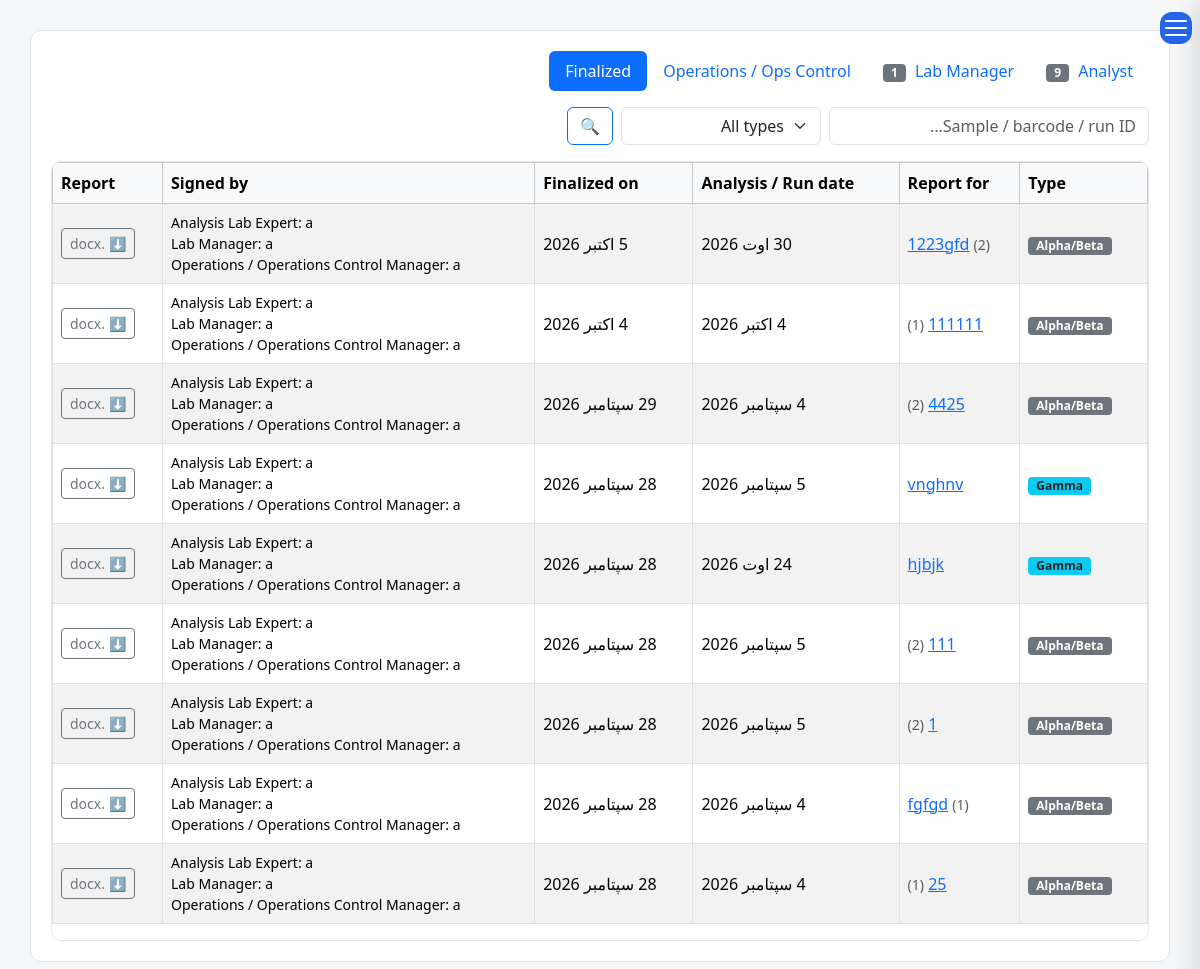
The app's page /laboratory/reports/finalized/ (signed in) with its own data.
### laboratory/models.py (models this page shows, shortened)
class AnalysisApproval(models.Model):
    analysis = models.ForeignKey(
        Analysis, related_name="approvals", on_delete=models.CASCADE, null=True, blank=True,
    )
    counting_run = models.ForeignKey(
        AlphaBetaCountingRun, related_name="approvals", on_delete=models.CASCADE, null=True, blank=True,
    )
    role = models.CharField(_("Role"), max_length=20, choices=LabApprovalRole.choices)
    order = models.PositiveSmallIntegerField(default=1)
    status = models.CharField(
        _("Status"), max_length=15, choices=LabApprovalStatus.choices, default=LabApprovalStatus.PENDING,
    )
    user = models.ForeignKey(settings.AUTH_USER_MODEL, on_delete=models.SET_NULL, null=True, blank=True)
    signed_date = models.DateField(null=True, blank=True)
    signature = models.ImageField(upload_to="laboratory/signatures/", null=True, blank=True)
    comments = models.TextField(_("Comments"), blank=True)
    class Meta:
        ordering = ["order"]
        verbose_name = _("Lab Approval")
        verbose_name_plural = _("Lab Approvals")
        constraints = [
            models.CheckConstraint(
                condition=(models.Q(analysis__isnull=False, counting_run__isnull=True)
                       | models.Q(analysis__isnull=True, counting_run__isnull=False)),
                name="approval_exactly_one_target",
            )
        ]

class Analysis(models.Model):
    sample = models.OneToOneField(
        Sample, verbose_name=_("Sample"), on_delete=models.CASCADE, related_name="analysis"
    )
    counting_run = models.ForeignKey(
        AlphaBetaCountingRun, verbose_name=_("Counting Run"),
        on_delete=models.SET_NULL, null=True, blank=True, related_name="analyses",
    )
    detector_type = models.CharField(_("Detector Type"), max_length=30, choices=CounterType.choices)
    analysis_date = models.DateField(_("Analysis Date"), null=True, blank=True)
    counting_duration_seconds = models.PositiveIntegerField(
        _("Counting Duration (seconds)"), null=True, blank=True,
    )
    total_alpha = models.DecimalField(_("Total Alpha (Bq)"), max_digits=20, decimal_places=5, blank=True, null=True)
    total_beta = models.DecimalField(_("Total Beta (Bq)"), max_digits=20, decimal_places=5, blank=True, null=True)
    alpha_uncertainty = models.DecimalField(_("Alpha uncertainty ±2s"), max_digits=20, decimal_places=5, null=True, blank=True)
    beta_uncertainty = models.DecimalField(_("Beta uncertainty ±2s"), max_digits=20, decimal_places=5, null=True, blank=True)
    alpha_mda = models.DecimalField(_("MDA Alpha"), max_digits=20, decimal_places=5, null=True, blank=True)
    beta_mda = models.DecimalField(_("MDA Beta"), max_digits=20, decimal_places=5, null=True, blank=True)
    analyst = models.ForeignKey(settings.AUTH_USER_MODEL, verbose_name=_("Analyst"), on_delete=models.SET_NULL, null=True)
    approved = models.BooleanField(_("Approved"), default=False)
    is_latest = models.BooleanField(_("Is Latest"), default=True)
    reviewed_by = models.ForeignKey(
        settings.AUTH_USER_MODEL, verbose_name=_("Reviewed By"),
        on_delete=models.SET_NULL, null=True, blank=True, related_name="reviewed_analyses",
    )
    review_date = models.DateField(_("Review Date"), blank=True, null=True)
    analysis_notes = models.TextField(_("Analysis Notes"), blank=True, null=True)
    created_at = models.DateTimeField(_("Created At"), auto_now_add=True)
    class Meta:
        ordering = ["-analysis_date", "-created_at"]
        verbose_name = _("Analysis")
        verbose_name_plural = _("Analyses")

class AlphaBetaCountingRun(models.Model):
    run_id = models.CharField(_("Run ID"), max_length=50, unique=True)
    run_date = models.DateField(_("Counting Date"),null=True)
    counting_duration_seconds = models.PositiveIntegerField(
        _("Counting Duration (seconds)"), null=True, blank=True,
    )
    applicant_name = models.CharField(
        _("Applicant Name"), max_length=255, blank=True, null=True,
        help_text=_("Printed on the report header. Leave blank to fall back to listing the "
                    "applicant names recorded on this run's own samples."),
    )
    sample_stage = models.CharField(
        _("Sample Stage"), max_length=20, choices=SampleStage.choices, blank=True, null=True,
        help_text=_("Applied to every sample added at run creation — they're all collected together."),
    )
    counting_completed = models.BooleanField(
        _("Counting Completed"), default=False,
        help_text=_("Set once the lab has entered counting duration and MDAs — distinguishes "
                    "'awaiting counting' from 'ready to report' at a glance."),
    )
    sampling_location = models.CharField(_("Sampling Location"), max_length=255, blank=True, null=True)
    sampling_date_from = models.DateField(_("Sampling Date (From)"), null=True, blank=True)
    sampling_date_to = models.DateField(
        _("Sampling Date (To)"), null=True, blank=True,
        help_text=_("Leave blank if sampling happened on a single date."),
    )
    alpha_mda_mbq = models.DecimalField(
        _("MDA Alpha (mBq)"), max_digits=20, decimal_places=5, null=True, blank=True,
    )
    beta_mda_mbq = models.DecimalField(
        _("MDA Beta (mBq)"), max_digits=20, decimal_places=5, null=True, blank=True,
    )
    alpha_calibration_nuclide = models.ForeignKey(
        "reference.Nuclides", verbose_name=_("Alpha Calibration Nuclide"), on_delete=models.SET_NULL,
        null=True, blank=True, related_name="+",
        help_text=_("Nuclide this counter's alpha channel was calibrated against. \"Pure alpha\" is "
                    "reported as this nuclide's equivalent activity."),
    )
    beta_calibration_nuclide = models.ForeignKey(
        "reference.Nuclides", verbose_name=_("Beta Calibration Nuclide"), on_delete=models.SET_NULL,
        null=True, blank=True, related_name="+",
        help_text=_("Same idea, for the beta channel."),
    )
    alpha_efficiency_correction_factor = models.FloatField(
        _("Alpha Efficiency Correction Factor"), null=True, blank=True,
        help_text=_("Optional manual multiplier for pure alpha — only if you've independently "
                    "determined the efficiency ratio between the calibration nuclide and whatever you "
                    "believe actually dominates the unidentified fraction. Leave blank for no "
                    "correction (recommended unless you have that data)."),
    )
    beta_efficiency_correction_factor = models.FloatField(
        _("Beta Efficiency Correction Factor"), null=True, blank=True,
        help_text=_("Same idea, for pure beta."),
    )
    notes = models.TextField(_("Notes"), blank=True, null=True)
    created_by = models.ForeignKey(
        settings.AUTH_USER_MODEL, verbose_name=_("Created By"),
        on_delete=models.SET_NULL, null=True, related_name="counting_runs_created",
    )
    created_at = models.DateTimeField(_("Created At"), auto_now_add=True)
    approved = models.BooleanField(_("Approved"), default=False)
    class Meta:
        ordering = ["-run_date", "-id"]
        verbose_name = _("Alpha/Beta Counting Run")
        verbose_name_plural = _("Alpha/Beta Counting Runs")
    @property
    def sample_count(self):
        return self.analyses.count()

class AnalysisAttachment(models.Model):
    analysis = models.ForeignKey(
        Analysis, related_name="attachments", on_delete=models.CASCADE, null=True, blank=True,
    )
    counting_run = models.ForeignKey(
        AlphaBetaCountingRun, related_name="attachments", on_delete=models.CASCADE, null=True, blank=True,
    )
    attachment_type = models.CharField(
        _("Attachment Type"), max_length=15, choices=LabAttachmentType.choices, default=LabAttachmentType.OTHER,
    )
    file = models.FileField(_("File"), upload_to="laboratory/attachments/")
    content_page_count = models.PositiveSmallIntegerField(
        _("Content Page Count"), null=True, blank=True,
        help_text=_("Set automatically when the report is generated — how many pages are the actual "
                    "report, before any signature page. Lets re-signing strip the old signature page "
                    "and append a fresh one without cutting into real content."),
    )
    description = models.CharField(_("Description"), max_length=200, blank=True)
    uploaded_by = models.ForeignKey(
        settings.AUTH_USER_MODEL, on_delete=models.SET_NULL, null=True, blank=True,
    )
    uploaded_at = models.DateTimeField(auto_now_add=True)
    class Meta:
        constraints = [
            models.CheckConstraint(
                condition=(models.Q(analysis__isnull=False, counting_run__isnull=True)
                       | models.Q(analysis__isnull=True, counting_run__isnull=False)),
                name="attachment_exactly_one_target",
            )
        ]

class Sample(models.Model):
    sample_id = models.CharField(_("Sample ID"), max_length=50, unique=True)
    batch = models.ForeignKey(
        WasteBatch, verbose_name=_("Waste Batch"), on_delete=models.PROTECT,
        related_name="samples", null=True, blank=True,
    )
    applicant_name = models.CharField(
        _("Applicant name"), max_length=255, blank=True, null=True,
        help_text=_("Name of the applicant company or unit."),
    )
    sample_type = models.CharField(_("Sample type"), max_length=50, blank=True, null=True)
    description = models.CharField(
        _("Description"), max_length=255, blank=True, null=True,
        help_text=_("For standalone samples not linked to a waste batch."),
    )
    sample_stage = models.CharField(_("Sample Stage"), max_length=20, choices=SampleStage.choices)
    analysis_type = models.CharField(
        _("Analysis type"), max_length=30, choices=CounterType.choices, blank=True, default="",
        help_text=_("Which detector this sample will be counted on — decides which report it gets."),
    )
    sampling_date = models.DateTimeField(_("Sampling Date"))
    sampling_location = models.CharField(_("Sampling location"), max_length=50, blank=True, null=True)
    sample_mass_kg = models.DecimalField(
        _("Sample Mass (kg)"), max_digits=10, decimal_places=5, blank=True, null=True
    )
    sample_volume_ml = models.DecimalField(
        _("Sample Volume (ml)"), max_digits=12, decimal_places=3, null=True, blank=True
    )
    urgent = models.BooleanField(_("Urgent"), default=False)
    status = models.CharField(
        _("Status"), max_length=20, choices=SampleStatus.choices, default=SampleStatus.COLLECTED
    )
    collected_by = models.ForeignKey(
        settings.AUTH_USER_MODEL, verbose_name=_("Collected By"),
        on_delete=models.SET_NULL, null=True, related_name="samples_collected",
    )
    remarks = models.TextField(_("Remarks"), blank=True, null=True)
    sample_code_barcode = models.CharField(
        _("Barcode"), max_length=100, unique=True, blank=True, null=True
    )
    sent_to_lab_date = models.DateField(_("Sent To Lab Date"), blank=True, null=True)
    lab_received_date = models.DateField(_("Lab Received Date"), blank=True, null=True)
    lab_comments = models.TextField(_("Lab Comments"), blank=True, null=True)
    created_at = models.DateTimeField(_("Created At"), auto_now_add=True)
    rejected_by = models.ForeignKey(
        settings.AUTH_USER_MODEL, verbose_name=_("Rejected By"), on_delete=models.SET_NULL,
        null=True, blank=True, related_name="samples_rejected",
    )
    rejected_at = models.DateTimeField(_("Rejected At"), null=True, blank=True)
    rejection_reason = models.TextField(_("Rejection Reason"), blank=True, default="")
    rejection_seen = models.BooleanField(default=True)
    class Meta:
        ordering = ["-urgent", "sampling_date"]
        verbose_name = _("Sample")
        verbose_name_plural = _("Samples")

### laboratory/views.py (the view)
# urls.py: path("reports/finalized/", views.finalized_reports, name="finalized_reports"),
def finalized_reports(request):
    search = request.GET.get("search", "").strip()
    kind = request.GET.get("kind", "")
    gamma = (
        Analysis.objects.filter(approved=True, approvals__isnull=False)
        .select_related("sample").prefetch_related("attachments", "approvals__user").distinct()
    )
    runs = AlphaBetaCountingRun.objects.filter(approved=True).prefetch_related("attachments", "approvals__user")
    if search:
        gamma = gamma.filter(Q(sample__sample_id__icontains=search) | Q(sample__sample_code_barcode__icontains=search))
        runs = runs.filter(run_id__icontains=search)
    def finalized_on(approvals):
        return max((s.signed_date for s in approvals if s.signed_date), default=None)
    rows = []
    if kind in ("", "gamma"):
        for a in gamma:
            approvals = list(a.approvals.all())
            rows.append({
                "kind": "gamma", "label": a.sample.sample_id, "extra": "",
                "url": reverse("sample_detail", args=[a.sample_id]),
                "date": a.analysis_date, "finalized_on": finalized_on(approvals),
                "approvals": approvals, "attachments": a.attachments.all(),
            })
    if kind in ("", "alpha-beta"):
        for r in runs:
            approvals = list(r.approvals.all())
            rows.append({
                "kind": "alpha-beta", "label": r.run_id, "extra": f"({r.sample_count})",
                "url": reverse("counting_run_detail", args=[r.pk]),
                "date": r.run_date, "finalized_on": finalized_on(approvals),
                "approvals": approvals, "attachments": r.attachments.all(),
            })
    rows.sort(key=lambda r: r["finalized_on"] or datetime.date.min, reverse=True)
    page_obj = Paginator(rows, 25).get_page(request.GET.get("page"))
    return render(request, "laboratory/finalized_reports.html", {"page_obj": page_obj, "search": search, "kind": kind})

### templates/laboratory/finalized_reports.html (shortened to what this page needs)
{% extends "base.html" %}
{% load i18n lab_tags %}
{% block content %}
<div class="content">
<ul class="nav nav-pills mb-3">
    <li class="nav-item"><a class="nav-link" href="{% url 'signature_queue_analyst' %}">{% trans "Analyst" %} {% lab_badge "sig_analyst" "bg-secondary" %}</a></li>
    <li class="nav-item"><a class="nav-link" href="{% url 'signature_queue_lab_manager' %}">{% trans "Lab Manager" %} {% lab_badge "sig_lab_manager" "bg-secondary" %}</a></li>
    <li class="nav-item"><a class="nav-link" href="{% url 'signature_queue_ops_manager' %}">{% trans "Operations / Ops Control" %} {% lab_badge "sig_ops_manager" "bg-secondary" %}</a></li>
    <li class="nav-item"><a class="nav-link active" href="{% url 'finalized_reports' %}">{% trans "Finalized" %}</a></li>
</ul>
<form method="get" class="d-flex gap-2 mb-3">
    <input type="text" name="search" class="form-control" style="max-width:320px" placeholder="{% trans 'Sample / barcode / run ID...' %}" value="{{ search }}">
    <select name="kind" class="form-select" style="max-width:200px" onchange="this.form.submit()">
        <option value="">{% trans "All types" %}</option>
    </select>
    <button class="btn btn-outline-primary">🔍</button>
</form>
<div class="table-scroll">
<table class="table table-bordered table-striped align-middle">
<thead class="table-light">
<tr>
    <th>{% trans "Type" %}</th><th>{% trans "Report for" %}</th><th>{% trans "Analysis / Run date" %}</th>
    <th>{% trans "Finalized on" %}</th><th>{% trans "Signed by" %}</th><th>{% trans "Report" %}</th>
</tr>
</thead>
<tbody>
{% for r in page_obj %}
<tr>
    <td>{% if r.kind == "gamma" %}<span class="badge bg-info text-dark">{% trans "Gamma" %}</span>{% else %}<span class="badge bg-secondary">{% trans "Alpha/Beta" %}</span>{% endif %}</td>
    <td><a href="{{ r.url }}">{{ r.label }}</a>{% if r.extra %} <small class="text-muted">{{ r.extra }}</small>{% endif %}</td>
    <td>{{ r.date|default:"-" }}</td>
    <td>{{ r.finalized_on|default:"-" }}</td>
    <td>{% for s in r.approvals %}<div class="small">{{ s.get_role_display }}: {{ s.user|default:"-" }}</div>{% endfor %}</td>
    <td>
        {% for att in r.attachments %}{% if att.attachment_type == "REPORT" %}
            <a href="{{ att.file.url }}" class="btn btn-sm btn-outline-secondary">⬇ .docx</a>
        {% endif %}{% endfor %}
    </td>
</tr>
{% empty %}
<tr><td colspan="6" class="text-center text-muted">{% trans "No finalized reports yet." %}</td></tr>
{% endfor %}
</tbody>
</table>
</div>
</div>
{% endblock %}

### records on screen
AnalysisApproval: analysis+status+order "9"
AnalysisApproval: analysis+status+order "1"
AlphaBetaCountingRun: label "1223gfd", date "30 اوت 2026"
AnalysisApproval: finalized_on "5 اکتبر 2026", role "Lab Manager", user "a"
AnalysisApproval: role "Analysis Lab Expert", user "a"
AnalysisApproval: role "Operations / Operations Control Manager", user "a"
AlphaBetaCountingRun: label "111111", date "4 اکتبر 2026"
AnalysisApproval: finalized_on "4 اکتبر 2026", role "Analysis Lab Expert", user "a"
AnalysisApproval: role "Lab Manager", user "a"
AnalysisApproval: role "Operations / Operations Control Manager", user "a"
AlphaBetaCountingRun: label "4425", date "4 سپتامبر 2026"
AnalysisApproval: finalized_on "29 سپتامبر 2026", role "Analysis Lab Expert", user "a"
AnalysisApproval: role "Lab Manager", user "a"
AnalysisApproval: role "Operations / Operations Control Manager", user "a"
Sample: label "vnghnv"
Analysis: date "5 سپتامبر 2026"
AnalysisApproval: finalized_on "28 سپتامبر 2026", role "Analysis Lab Expert", user "a"
AnalysisApproval: role "Lab Manager", user "a"
AnalysisApproval: role "Operations / Operations Control Manager", user "a"
Sample: label "hjbjk"
Analysis: date "24 اوت 2026"
AnalysisApproval: finalized_on "28 سپتامبر 2026", role "Analysis Lab Expert", user "a"
AnalysisApproval: role "Lab Manager", user "a"
AnalysisApproval: role "Operations / Operations Control Manager", user "a"
AlphaBetaCountingRun: label "111", date "5 سپتامبر 2026"
AnalysisApproval: finalized_on "28 سپتامبر 2026", role "Analysis Lab Expert", user "a"
AnalysisApproval: role "Lab Manager", user "a"
AnalysisApproval: role "Operations / Operations Control Manager", user "a"
AlphaBetaCountingRun: date "5 سپتامبر 2026"
AnalysisApproval: finalized_on "28 سپتامبر 2026", role "Analysis Lab Expert", user "a"
AnalysisApproval: role "Lab Manager", user "a"
AnalysisApproval: role "Operations / Operations Control Manager", user "a"
AlphaBetaCountingRun: label "fgfgd", date "4 سپتامبر 2026"
AnalysisApproval: finalized_on "28 سپتامبر 2026", role "Analysis Lab Expert", user "a"
AnalysisApproval: role "Lab Manager", user "a"
AnalysisApproval: role "Operations / Operations Control Manager", user "a"
AlphaBetaCountingRun: label "25", date "4 سپتامبر 2026"
AnalysisApproval: finalized_on "28 سپتامبر 2026", role "Analysis Lab Expert", user "a"
AnalysisApproval: role "Lab Manager", user "a"
AnalysisApproval: role "Operations / Operations Control Manager", user "a"

### other values on screen
{{ r.extra }} "(2)" "(1)" "(2)" "(2)" "(2)" "(1)" "(1)"
{{ r.label }} "1"
